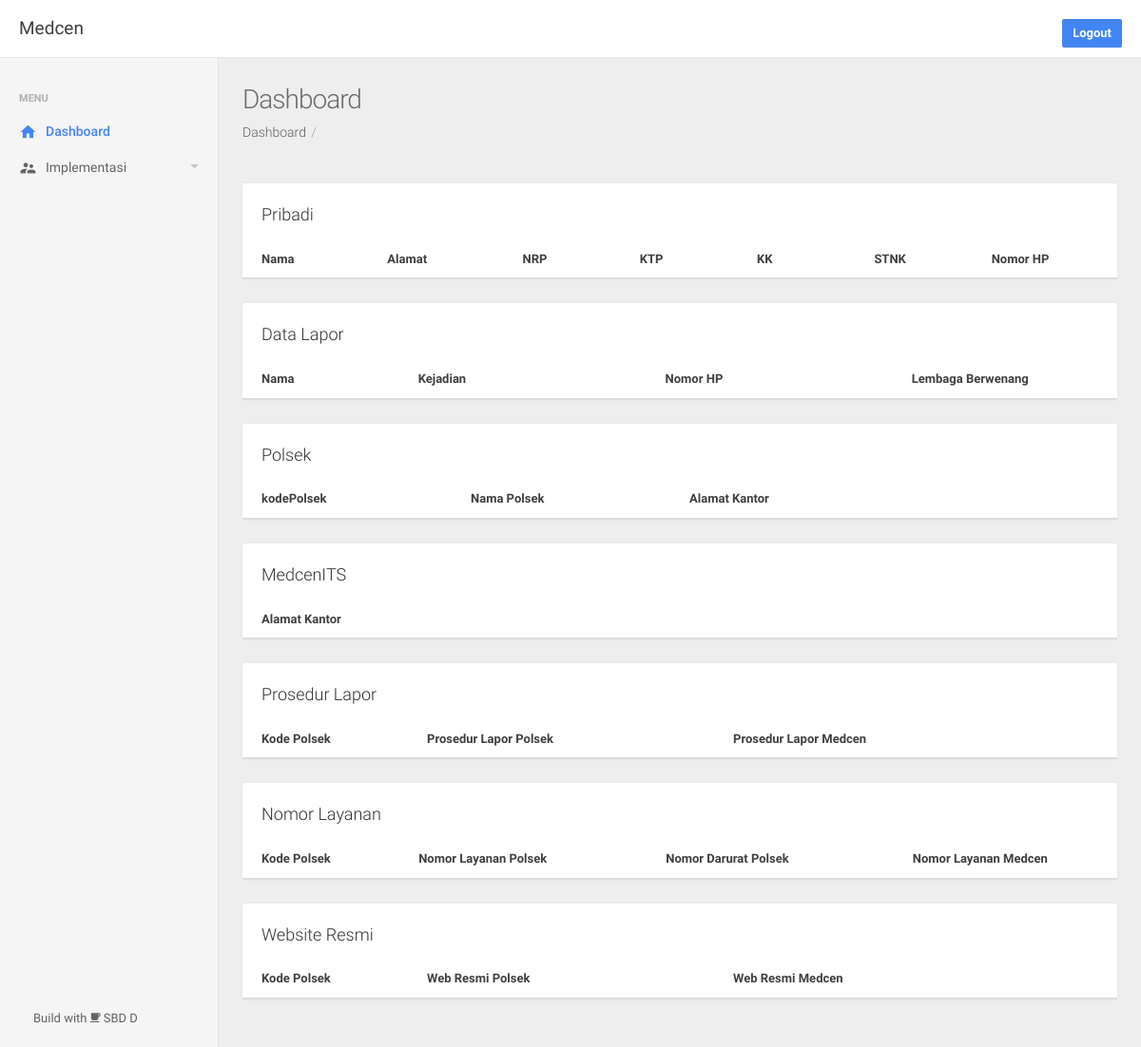
Page /dashboard (signed in) on the earlier database version.
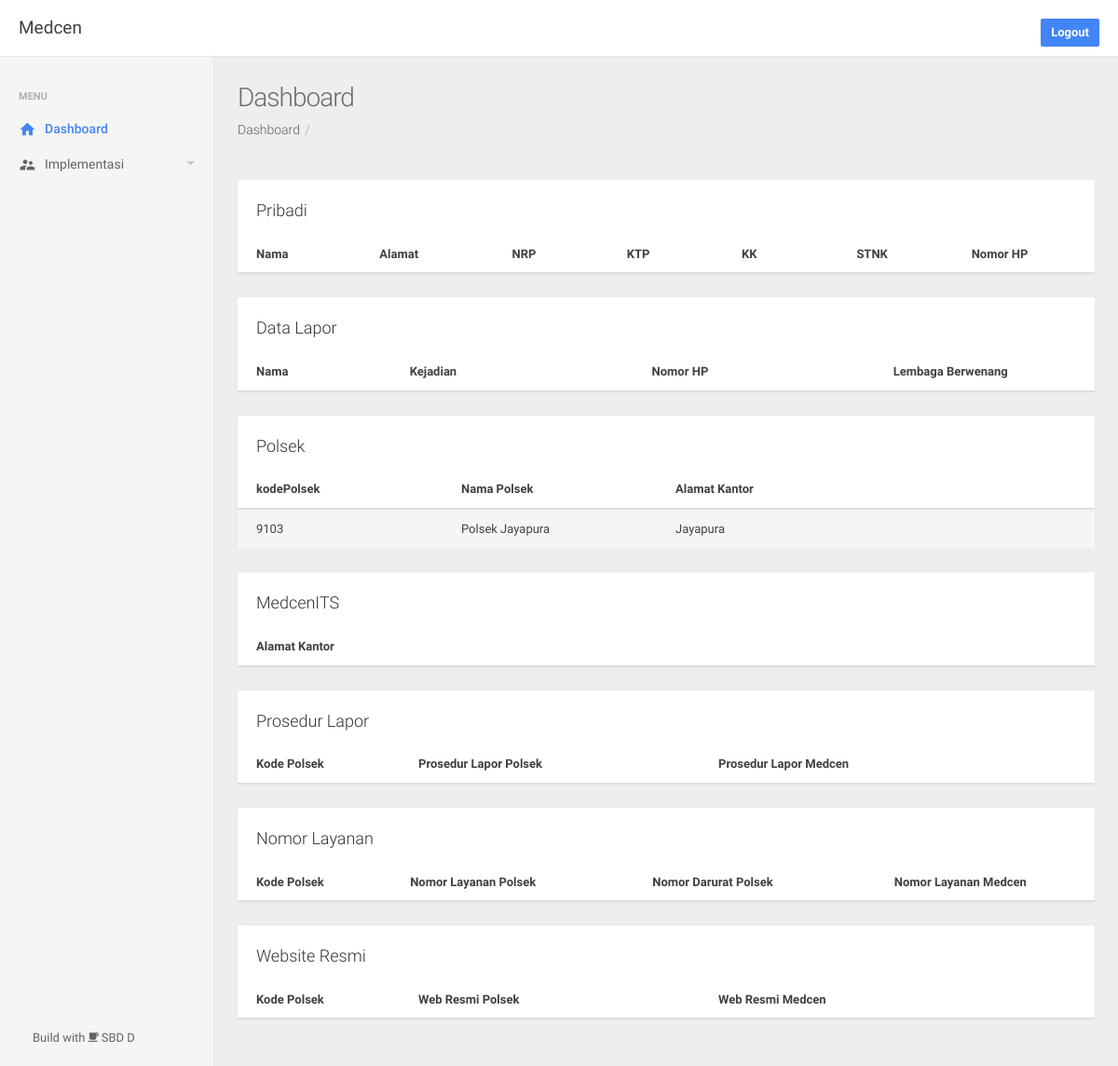
Same page on the later database version.
### app/models.py (models this page shows)
class Polsek(db.Model):
    kodePolsek = db.Column(db.Integer, primary_key=True)
    namaPolsek = db.Column(db.String(100))
    alamatKantor = db.Column(db.String(100))

### app/routes.py (the view)
@app.route('/dashboard')
@login_required
def home():
    return render_template('index.html', title='Dashboard', menu='dashboard',
    data=Pribadi.query.all(), data2=Polsek.query.all(), data3=Medcen.query.all(), data4=ProsedurLapor.query.all(), data5=NomorLayanan.query.all(), data6=WebsiteResmi.query.all())

### app/models.py (called while the page is built)
@login_manager.user_loader
def load_user(user_id):
    return User.query.get(int(user_id))

### app/templates/index.html (shortened to what this page needs)
{% extends 'layout.html' %}
{% block content %}
{% include 'snippets/pribadi.html' %}
{% include 'snippets/lapor.html' %}
{% include 'snippets/polsek.html' %}
{% include 'snippets/medcen.html' %}
{% include 'snippets/prosedur.html' %}
{% include 'snippets/layanan.html' %}
{% include 'snippets/webresmi.html' %}
{% endblock content %}

### app/templates/snippets/polsek.html
<div class="row">
    <div class="col-sm-12">
        <div class="panel panel-default panel-table">
            <div class="panel-heading">Polsek&nbsp;&nbsp;&nbsp;
            </div>
            <div class="panel-body">
                <table class="table table-striped table-hover">
                    <thead>
                        <tr>
                            <th style="width:25%;">kodePolsek</th>
                            <th style="width:25%;">Nama Polsek</th>
                            <th style="width:25%;">Alamat Kantor</th>
                            <th></th>
                            <th></th>
                        </tr>
                    </thead>
                    <tbody>
                        {% for row in data2 %}
                          <tr>
                              <td>{{row.kodePolsek}}</td>
                              <td>{{row.namaPolsek}}</td>
                              <td>{{row.alamatKantor}}</td>
                              <td></td>
                              <td></td>
                          </tr>
                        {% endfor %}
                    </tbody>
                </table>
            </div>
        </div>
    </div>
  </div>

Differences in the rows shown:
added Polsek: kodePolsek "9103", namaPolsek "Polsek Jayapura", alamatKantor "Jayapura"
